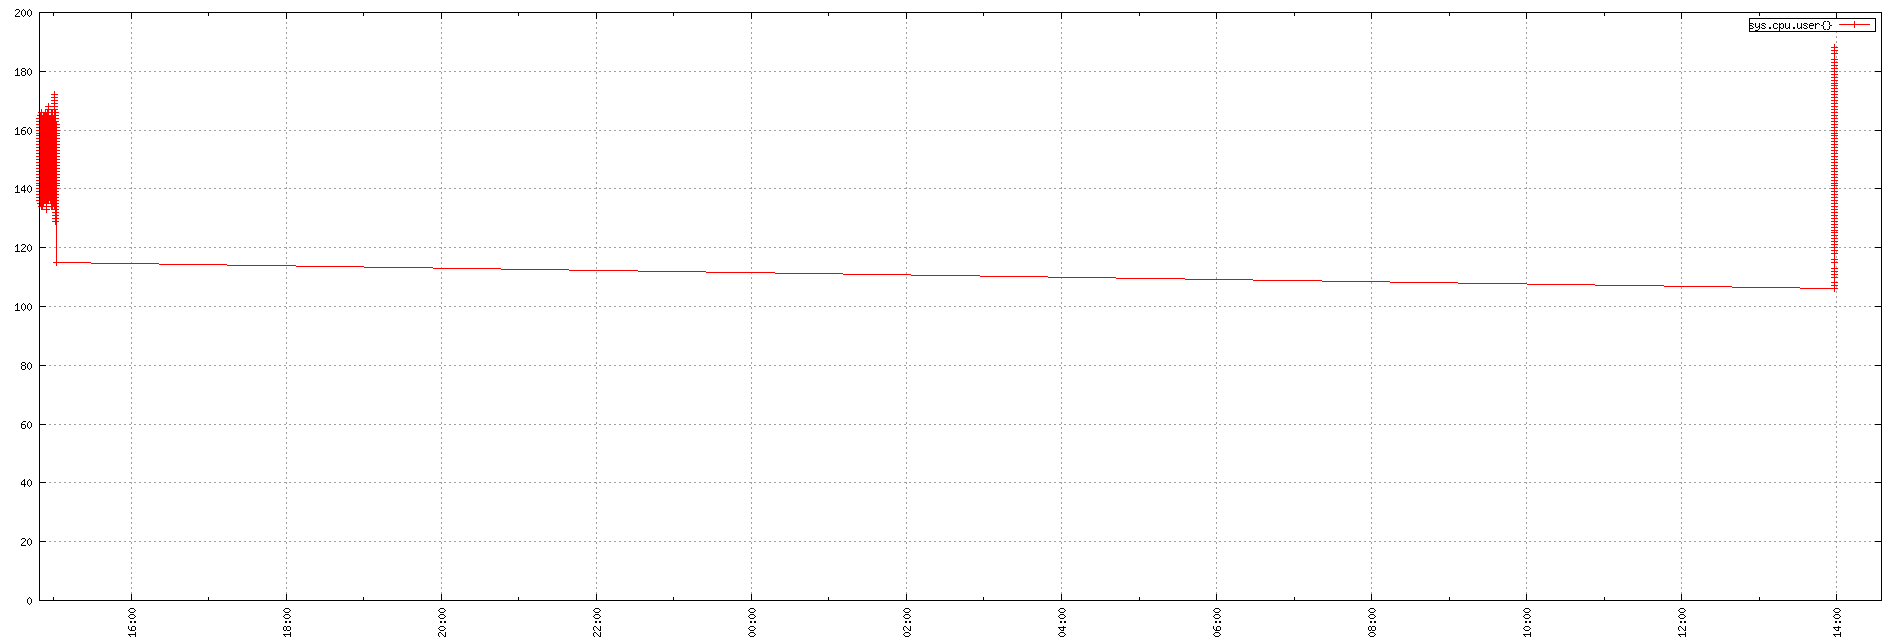

gnuplot code for this plot:
set term png small size 1900,644
set xdata time
set timefmt "%s"
if (GPVAL_VERSION < 4.6) set xtics rotate; else set xtics rotate right
set output "${TMPDIR-'tmp'}/tsd/2a580a7b.png"
set xrange ["1673880551":"1673966070"]
set format x "%H:%M"
set grid
set style data linespoint
set key right box
set yrange [0:]
plot  "${TMPDIR-'tmp'}/tsd/2a580a7b_0.dat" using 1:2 title "sys.cpu.user{}"
